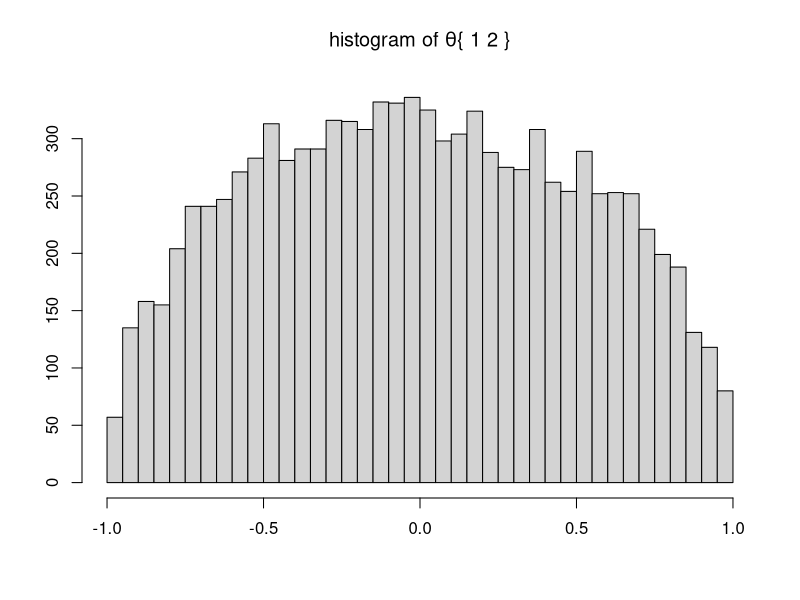
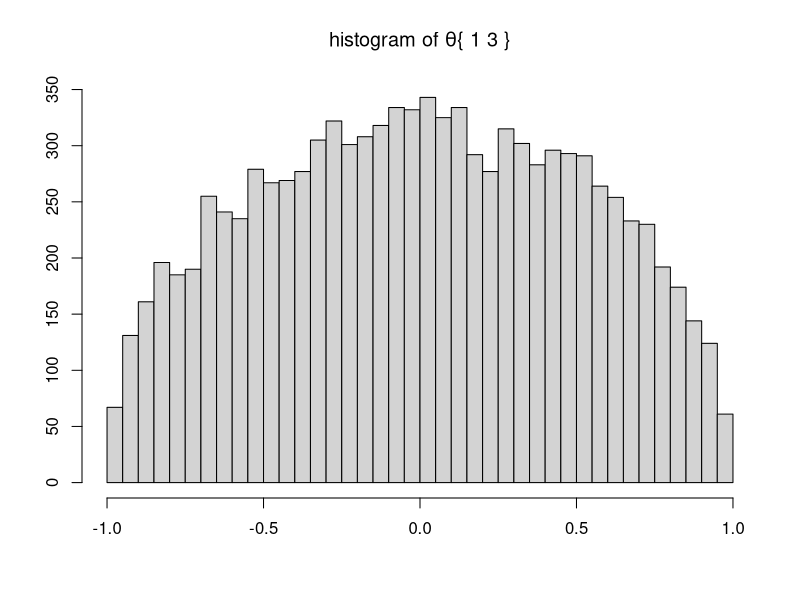
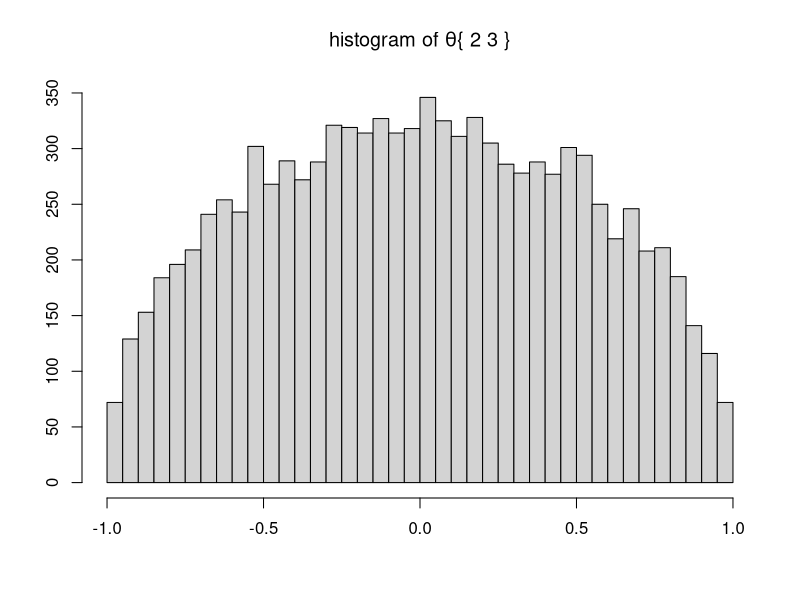
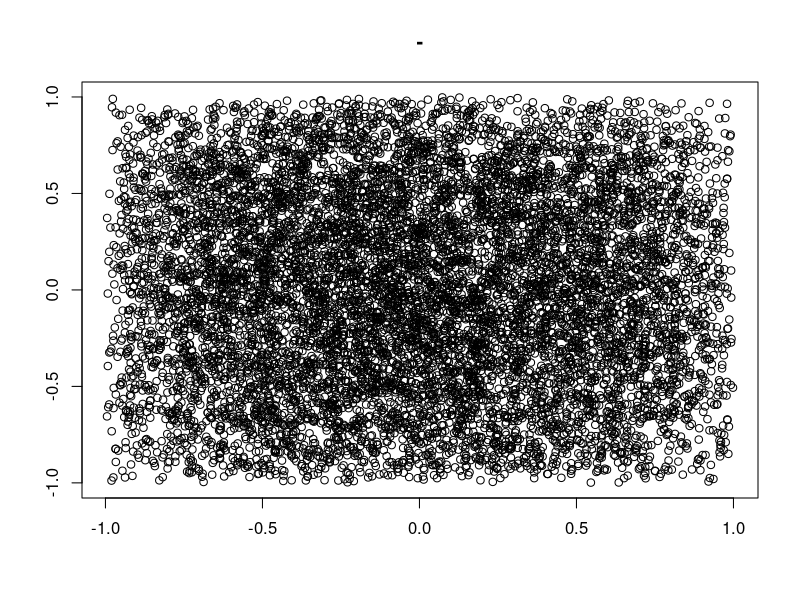
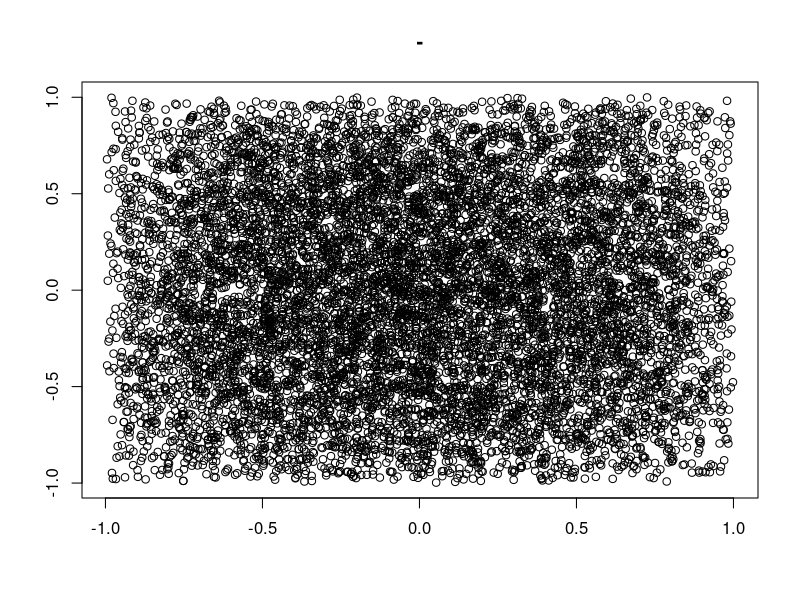
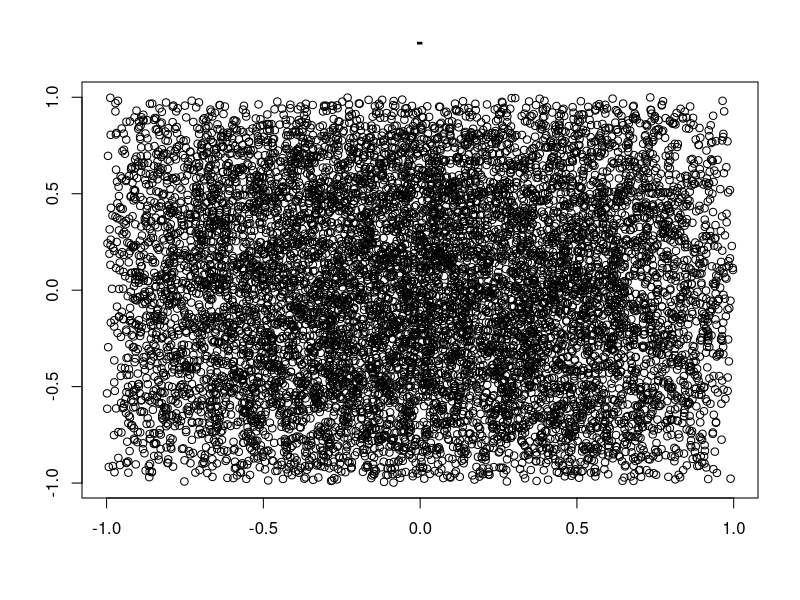

Generate these figures, in order, with R:
#' This script shows how a jointly uniform prior on the correlations implies
#' that the marginal distribution of each correlation is peaked around zero, as
#' described in A. Meucci,"Risk and Asset Allocation",Springer, 2005, Chapter 7.
#'
#' @references
#' A. Meucci - "Exercises in Advanced Risk and Portfolio Management"
#' \url{http://symmys.com/node/170}, "E 281 - Bayesian: prior on correlation".
#'
#' See Meucci's script for "S_CorrelationPriorUniform.m"
#
#' @author Xavier Valls \email{xaviervallspla@@gmail.com}

################################################################################
### Inputs
N = 3 # dimensionality of the problem
K = N * (N - 1) / 2
J = 10000 # number of simulations

################################################################################
### Compute correlations in all scenarios
CorrsAsTensor = array(0, dim = c(J,N,N))
Eigs = NULL
j    = 1

while (j < J) {
  C    = 2 * matrix(runif(K), 1, K) - 1
  Corr = diag(1, N)
  k    = 0
  for (n in 1 : (N - 1)) {
    for (m in (n + 1) : N) {
      k = k + 1
      Corr[n, m] = C[k]
      Corr[m, n] = Corr[n, m]
    }
  }
  E = eigen(Corr)$values
  if (min(E) > 0) {
    CorrsAsTensor[j, , ] = Corr
    j = j + 1
  }
  Eigs = rbind(Eigs, t(E))
}

################################################################################
### Reassemble results in an entry-wise structure that runs on the upper
### triangular portion of the correlation
CorrsAsEntries = NULL
for (n in 1 : (N-1)) {
  for (m in (n + 1) : N) {
    el = list(Values = CorrsAsTensor[, n, m], Names =  paste("{", n, m,"}"))
    #  CorrsAsEntries[k]$Names  = ["\theta_{") num2str(n) num2str(m) "}"]
    CorrsAsEntries = rbind(CorrsAsEntries, el)
  }
}
################################################################################
### Plots
# univariate marginals
K     = nrow(CorrsAsEntries)
Nbins = round(5 * log(J))
for(k in 1 : K) {
  dev.new()
  hist(CorrsAsEntries[k, ]$Values, Nbins, xlab = "", ylab = "",
       main = bquote(paste("histogram of ", theta, 
       .(CorrsAsEntries[k, ]$Names))))
}

# bivariate marginals
for (k in 1 : (K-1)) {
  for (j in (k + 1) : K) {
    dev.new()
    plot(CorrsAsEntries[k, ]$Values,CorrsAsEntries[j, ]$Values,
         xlab = "", ylab = "", main = paste(CorrsAsEntries[k]$Names, ' - ',
         CorrsAsEntries[j]$Names))
  }
}
